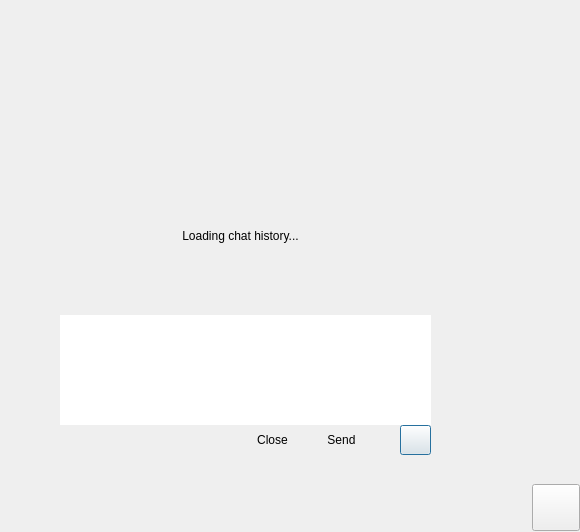
<?xml version="1.0" encoding="UTF-8"?>
<ui version="4.0">
 <class>GlobalNotificationMsgDialog</class>
 <widget class="QDialog" name="GlobalNotificationMsgDialog">
  <property name="geometry">
   <rect>
    <x>0</x>
    <y>0</y>
    <width>580</width>
    <height>532</height>
   </rect>
  </property>
  <property name="windowTitle">
   <string>GlobalNotificationMsgDialog</string>
  </property>
  <layout class="QVBoxLayout" name="verticalLayoutMain" stretch="0,1,0">
   <property name="spacing">
    <number>0</number>
   </property>
   <property name="leftMargin">
    <number>0</number>
   </property>
   <property name="topMargin">
    <number>0</number>
   </property>
   <property name="rightMargin">
    <number>0</number>
   </property>
   <property name="bottomMargin">
    <number>0</number>
   </property>
   <item>
    <widget class="QWidget" name="titlebar" native="true">
     <property name="sizePolicy">
      <sizepolicy hsizetype="Expanding" vsizetype="Fixed">
       <horstretch>0</horstretch>
       <verstretch>0</verstretch>
      </sizepolicy>
     </property>
     <property name="minimumSize">
      <size>
       <width>0</width>
       <height>95</height>
      </size>
     </property>
     <property name="maximumSize">
      <size>
       <width>16777215</width>
       <height>95</height>
      </size>
     </property>
     <layout class="QHBoxLayout" name="horizontalLayout_7">
      <property name="spacing">
       <number>6</number>
      </property>
      <property name="leftMargin">
       <number>20</number>
      </property>
      <property name="topMargin">
       <number>0</number>
      </property>
      <property name="rightMargin">
       <number>0</number>
      </property>
      <property name="bottomMargin">
       <number>0</number>
      </property>
      <item>
       <widget class="AvatarLabel" name="icon">
        <property name="minimumSize">
         <size>
          <width>64</width>
          <height>64</height>
         </size>
        </property>
        <property name="maximumSize">
         <size>
          <width>64</width>
          <height>64</height>
         </size>
        </property>
        <property name="text">
         <string/>
        </property>
        <property name="pixmap">
         <pixmap resource="../inst.qrc">:/images/Icon_60.png</pixmap>
        </property>
        <property name="scaledContents">
         <bool>true</bool>
        </property>
       </widget>
      </item>
      <item>
       <widget class="QWidget" name="titlePanel" native="true">
        <layout class="QVBoxLayout" name="verticalLayout_5" stretch="0">
         <property name="spacing">
          <number>0</number>
         </property>
         <property name="leftMargin">
          <number>0</number>
         </property>
         <property name="topMargin">
          <number>0</number>
         </property>
         <property name="rightMargin">
          <number>0</number>
         </property>
         <property name="bottomMargin">
          <number>0</number>
         </property>
         <item>
          <widget class="QWidget" name="titleWidget" native="true">
           <property name="minimumSize">
            <size>
             <width>0</width>
             <height>50</height>
            </size>
           </property>
           <layout class="QGridLayout" name="gridLayout">
            <property name="leftMargin">
             <number>3</number>
            </property>
            <property name="topMargin">
             <number>0</number>
            </property>
            <property name="rightMargin">
             <number>0</number>
            </property>
            <property name="bottomMargin">
             <number>0</number>
            </property>
            <property name="verticalSpacing">
             <number>0</number>
            </property>
            <item row="0" column="1">
             <layout class="QVBoxLayout" name="verticalLayout_6">
              <property name="spacing">
               <number>0</number>
              </property>
              <property name="leftMargin">
               <number>0</number>
              </property>
              <property name="topMargin">
               <number>0</number>
              </property>
              <property name="rightMargin">
               <number>0</number>
              </property>
              <property name="bottomMargin">
               <number>0</number>
              </property>
              <item>
               <layout class="QHBoxLayout" name="horizontalLayout_6">
                <property name="spacing">
                 <number>0</number>
                </property>
                <property name="leftMargin">
                 <number>0</number>
                </property>
                <property name="topMargin">
                 <number>0</number>
                </property>
                <property name="rightMargin">
                 <number>0</number>
                </property>
                <property name="bottomMargin">
                 <number>0</number>
                </property>
                <item>
                 <widget class="QPushButton" name="btnMinimize2">
                  <property name="focusPolicy">
                   <enum>Qt::NoFocus</enum>
                  </property>
                  <property name="statusTip">
                   <string/>
                  </property>
                  <property name="text">
                   <string/>
                  </property>
                  <property name="flat">
                   <bool>true</bool>
                  </property>
                 </widget>
                </item>
                <item>
                 <widget class="QPushButton" name="btnMaximize2">
                  <property name="focusPolicy">
                   <enum>Qt::NoFocus</enum>
                  </property>
                  <property name="statusTip">
                   <string/>
                  </property>
                  <property name="text">
                   <string/>
                  </property>
                  <property name="checkable">
                   <bool>true</bool>
                  </property>
                  <property name="flat">
                   <bool>true</bool>
                  </property>
                 </widget>
                </item>
                <item>
                 <widget class="QPushButton" name="btnClose2">
                  <property name="focusPolicy">
                   <enum>Qt::NoFocus</enum>
                  </property>
                  <property name="statusTip">
                   <string/>
                  </property>
                  <property name="text">
                   <string/>
                  </property>
                  <property name="flat">
                   <bool>true</bool>
                  </property>
                 </widget>
                </item>
               </layout>
              </item>
              <item>
               <spacer name="verticalSpacer_4">
                <property name="orientation">
                 <enum>Qt::Vertical</enum>
                </property>
                <property name="sizeType">
                 <enum>QSizePolicy::Expanding</enum>
                </property>
                <property name="sizeHint" stdset="0">
                 <size>
                  <width>0</width>
                  <height>1</height>
                 </size>
                </property>
               </spacer>
              </item>
             </layout>
            </item>
            <item row="0" column="0">
             <widget class="QWidget" name="titleArea" native="true">
              <property name="minimumSize">
               <size>
                <width>0</width>
                <height>50</height>
               </size>
              </property>
              <layout class="QVBoxLayout" name="verticalLayout_2">
               <property name="spacing">
                <number>4</number>
               </property>
               <property name="leftMargin">
                <number>0</number>
               </property>
               <property name="topMargin">
                <number>20</number>
               </property>
               <property name="rightMargin">
                <number>0</number>
               </property>
               <property name="bottomMargin">
                <number>0</number>
               </property>
               <item>
                <widget class="QWidget" name="titleLine" native="true">
                 <property name="minimumSize">
                  <size>
                   <width>0</width>
                   <height>23</height>
                  </size>
                 </property>
                 <layout class="QHBoxLayout" name="horizontalLayout">
                  <property name="leftMargin">
                   <number>0</number>
                  </property>
                  <property name="topMargin">
                   <number>0</number>
                  </property>
                  <property name="rightMargin">
                   <number>0</number>
                  </property>
                  <property name="bottomMargin">
                   <number>0</number>
                  </property>
                  <item>
                   <widget class="QLabel" name="labelName">
                    <property name="text">
                     <string/>
                    </property>
                   </widget>
                  </item>
                  <item>
                   <spacer name="horizontalSpacer">
                    <property name="orientation">
                     <enum>Qt::Horizontal</enum>
                    </property>
                    <property name="sizeHint" stdset="0">
                     <size>
                      <width>40</width>
                      <height>20</height>
                     </size>
                    </property>
                   </spacer>
                  </item>
                 </layout>
                </widget>
               </item>
               <item>
                <widget class="ElidedLabel" name="labelId">
                 <property name="sizePolicy">
                  <sizepolicy hsizetype="Expanding" vsizetype="Expanding">
                   <horstretch>0</horstretch>
                   <verstretch>0</verstretch>
                  </sizepolicy>
                 </property>
                 <property name="text">
                  <string/>
                 </property>
                 <property name="scaledContents">
                  <bool>true</bool>
                 </property>
                </widget>
               </item>
               <item>
                <spacer name="verticalSpacer">
                 <property name="orientation">
                  <enum>Qt::Vertical</enum>
                 </property>
                 <property name="sizeHint" stdset="0">
                  <size>
                   <width>20</width>
                   <height>40</height>
                  </size>
                 </property>
                </spacer>
               </item>
              </layout>
             </widget>
            </item>
           </layout>
          </widget>
         </item>
        </layout>
       </widget>
      </item>
     </layout>
    </widget>
   </item>
   <item>
    <widget class="QWidget" name="msgArea" native="true">
     <widget class="QWidget" name="msgBottomWidget" native="true">
      <property name="geometry">
       <rect>
        <x>60</x>
        <y>220</y>
        <width>371</width>
        <height>141</height>
       </rect>
      </property>
      <layout class="QVBoxLayout" name="verticalLayout_4" stretch="0,0">
       <property name="spacing">
        <number>0</number>
       </property>
       <property name="leftMargin">
        <number>0</number>
       </property>
       <property name="topMargin">
        <number>0</number>
       </property>
       <property name="rightMargin">
        <number>0</number>
       </property>
       <property name="bottomMargin">
        <number>0</number>
       </property>
       <item>
        <widget class="CChatInputBox" name="textEdit">
         <property name="minimumSize">
          <size>
           <width>0</width>
           <height>70</height>
          </size>
         </property>
         <property name="maximumSize">
          <size>
           <width>16777215</width>
           <height>16777215</height>
          </size>
         </property>
         <property name="focusPolicy">
          <enum>Qt::StrongFocus</enum>
         </property>
         <property name="frameShape">
          <enum>QFrame::NoFrame</enum>
         </property>
        </widget>
       </item>
       <item>
        <widget class="QWidget" name="sendBar" native="true">
         <property name="minimumSize">
          <size>
           <width>0</width>
           <height>31</height>
          </size>
         </property>
         <property name="maximumSize">
          <size>
           <width>16777215</width>
           <height>31</height>
          </size>
         </property>
         <layout class="QHBoxLayout" name="horizontalLayout_3">
          <property name="spacing">
           <number>6</number>
          </property>
          <property name="leftMargin">
           <number>0</number>
          </property>
          <property name="topMargin">
           <number>0</number>
          </property>
          <property name="rightMargin">
           <number>0</number>
          </property>
          <property name="bottomMargin">
           <number>0</number>
          </property>
          <item>
           <spacer name="horizontalSpacer_5">
            <property name="orientation">
             <enum>Qt::Horizontal</enum>
            </property>
            <property name="sizeHint" stdset="0">
             <size>
              <width>35</width>
              <height>7</height>
             </size>
            </property>
           </spacer>
          </item>
          <item>
           <widget class="QPushButton" name="btnExit">
            <property name="minimumSize">
             <size>
              <width>63</width>
              <height>24</height>
             </size>
            </property>
            <property name="maximumSize">
             <size>
              <width>63</width>
              <height>24</height>
             </size>
            </property>
            <property name="focusPolicy">
             <enum>Qt::NoFocus</enum>
            </property>
            <property name="text">
             <string>Close</string>
            </property>
            <property name="flat">
             <bool>true</bool>
            </property>
           </widget>
          </item>
          <item>
           <layout class="QHBoxLayout" name="horizontalLayout_4">
            <property name="spacing">
             <number>0</number>
            </property>
            <property name="rightMargin">
             <number>0</number>
            </property>
            <item>
             <widget class="QPushButton" name="btnSend">
              <property name="minimumSize">
               <size>
                <width>63</width>
                <height>24</height>
               </size>
              </property>
              <property name="maximumSize">
               <size>
                <width>63</width>
                <height>24</height>
               </size>
              </property>
              <property name="focusPolicy">
               <enum>Qt::NoFocus</enum>
              </property>
              <property name="text">
               <string>Send</string>
              </property>
              <property name="flat">
               <bool>true</bool>
              </property>
             </widget>
            </item>
            <item>
             <widget class="QPushButton" name="btnSendSetting">
              <property name="minimumSize">
               <size>
                <width>21</width>
                <height>24</height>
               </size>
              </property>
              <property name="maximumSize">
               <size>
                <width>21</width>
                <height>24</height>
               </size>
              </property>
              <property name="focusPolicy">
               <enum>Qt::NoFocus</enum>
              </property>
              <property name="text">
               <string/>
              </property>
              <property name="icon">
               <iconset resource="../inst.qrc">
                <normaloff>:/images/Icon_88.png</normaloff>:/images/Icon_88.png</iconset>
              </property>
              <property name="flat">
               <bool>true</bool>
              </property>
             </widget>
            </item>
           </layout>
          </item>
          <item>
           <widget class="QPushButton" name="btnShowMenu">
            <property name="minimumSize">
             <size>
              <width>31</width>
              <height>30</height>
             </size>
            </property>
            <property name="maximumSize">
             <size>
              <width>31</width>
              <height>16777215</height>
             </size>
            </property>
            <property name="text">
             <string/>
            </property>
           </widget>
          </item>
         </layout>
        </widget>
       </item>
      </layout>
     </widget>
     <widget class="QWidget" name="msgTopWidget" native="true">
      <property name="geometry">
       <rect>
        <x>60</x>
        <y>20</y>
        <width>361</width>
        <height>191</height>
       </rect>
      </property>
      <layout class="QVBoxLayout" name="verticalLayout_3">
       <property name="spacing">
        <number>0</number>
       </property>
       <property name="leftMargin">
        <number>0</number>
       </property>
       <property name="topMargin">
        <number>0</number>
       </property>
       <property name="rightMargin">
        <number>0</number>
       </property>
       <property name="bottomMargin">
        <number>1</number>
       </property>
       <item>
        <widget class="AutoTipWidget" name="tipWidget" native="true">
         <property name="minimumSize">
          <size>
           <width>0</width>
           <height>25</height>
          </size>
         </property>
         <property name="maximumSize">
          <size>
           <width>16777215</width>
           <height>25</height>
          </size>
         </property>
        </widget>
       </item>
       <item>
        <widget class="QStackedWidget" name="stackedWidget">
         <property name="minimumSize">
          <size>
           <width>0</width>
           <height>88</height>
          </size>
         </property>
         <property name="currentIndex">
          <number>0</number>
         </property>
         <widget class="QWidget" name="loadPage">
          <layout class="QVBoxLayout" name="verticalLayout">
           <item>
            <spacer name="verticalSpacer_2">
             <property name="orientation">
              <enum>Qt::Vertical</enum>
             </property>
             <property name="sizeHint" stdset="0">
              <size>
               <width>20</width>
               <height>45</height>
              </size>
             </property>
            </spacer>
           </item>
           <item>
            <layout class="QHBoxLayout" name="horizontalLayout_2">
             <item>
              <spacer name="horizontalSpacer_3">
               <property name="orientation">
                <enum>Qt::Horizontal</enum>
               </property>
               <property name="sizeHint" stdset="0">
                <size>
                 <width>40</width>
                 <height>20</height>
                </size>
               </property>
              </spacer>
             </item>
             <item>
              <widget class="QLabel" name="labelLoadingIcon">
               <property name="minimumSize">
                <size>
                 <width>16</width>
                 <height>16</height>
                </size>
               </property>
               <property name="maximumSize">
                <size>
                 <width>16</width>
                 <height>16</height>
                </size>
               </property>
               <property name="text">
                <string/>
               </property>
              </widget>
             </item>
             <item>
              <spacer name="horizontalSpacer_4">
               <property name="orientation">
                <enum>Qt::Horizontal</enum>
               </property>
               <property name="sizeHint" stdset="0">
                <size>
                 <width>40</width>
                 <height>20</height>
                </size>
               </property>
              </spacer>
             </item>
            </layout>
           </item>
           <item>
            <widget class="QLabel" name="labelLoadingText">
             <property name="text">
              <string>Loading chat history...</string>
             </property>
             <property name="alignment">
              <set>Qt::AlignCenter</set>
             </property>
            </widget>
           </item>
           <item>
            <spacer name="verticalSpacer_3">
             <property name="orientation">
              <enum>Qt::Vertical</enum>
             </property>
             <property name="sizeHint" stdset="0">
              <size>
               <width>20</width>
               <height>44</height>
              </size>
             </property>
            </spacer>
           </item>
          </layout>
         </widget>
         <widget class="CWebView" name="webView"/>
        </widget>
       </item>
      </layout>
     </widget>
    </widget>
   </item>
   <item>
    <widget class="QWidget" name="menuBar" native="true">
     <property name="minimumSize">
      <size>
       <width>0</width>
       <height>48</height>
      </size>
     </property>
     <property name="maximumSize">
      <size>
       <width>16777215</width>
       <height>48</height>
      </size>
     </property>
     <layout class="QHBoxLayout" name="horizontalLayout_5">
      <property name="spacing">
       <number>0</number>
      </property>
      <property name="leftMargin">
       <number>0</number>
      </property>
      <property name="topMargin">
       <number>0</number>
      </property>
      <property name="rightMargin">
       <number>0</number>
      </property>
      <property name="bottomMargin">
       <number>0</number>
      </property>
      <item>
       <widget class="QWidget" name="menuContainer" native="true"/>
      </item>
      <item>
       <widget class="QPushButton" name="btnHideMenu">
        <property name="minimumSize">
         <size>
          <width>48</width>
          <height>47</height>
         </size>
        </property>
        <property name="maximumSize">
         <size>
          <width>48</width>
          <height>16777215</height>
         </size>
        </property>
        <property name="text">
         <string/>
        </property>
       </widget>
      </item>
     </layout>
    </widget>
   </item>
  </layout>
 </widget>
 <layoutdefault spacing="6" margin="11"/>
 <customwidgets>
  <customwidget>
   <class>ElidedLabel</class>
   <extends>QLabel</extends>
   <header location="global">elidedlabel.h</header>
  </customwidget>
  <customwidget>
   <class>AvatarLabel</class>
   <extends>QLabel</extends>
   <header location="global">avatarlabel.h</header>
  </customwidget>
  <customwidget>
   <class>CWebView</class>
   <extends>QWidget</extends>
   <header location="global">webview.h</header>
   <container>1</container>
  </customwidget>
  <customwidget>
   <class>AutoTipWidget</class>
   <extends>QWidget</extends>
   <header location="global">autotipwidget.h</header>
   <container>1</container>
  </customwidget>
  <customwidget>
   <class>CChatInputBox</class>
   <extends>QTextEdit</extends>
   <header location="global">chatinputbox.h</header>
  </customwidget>
 </customwidgets>
 <resources>
  <include location="../inst.qrc"/>
 </resources>
 <connections/>
</ui>
